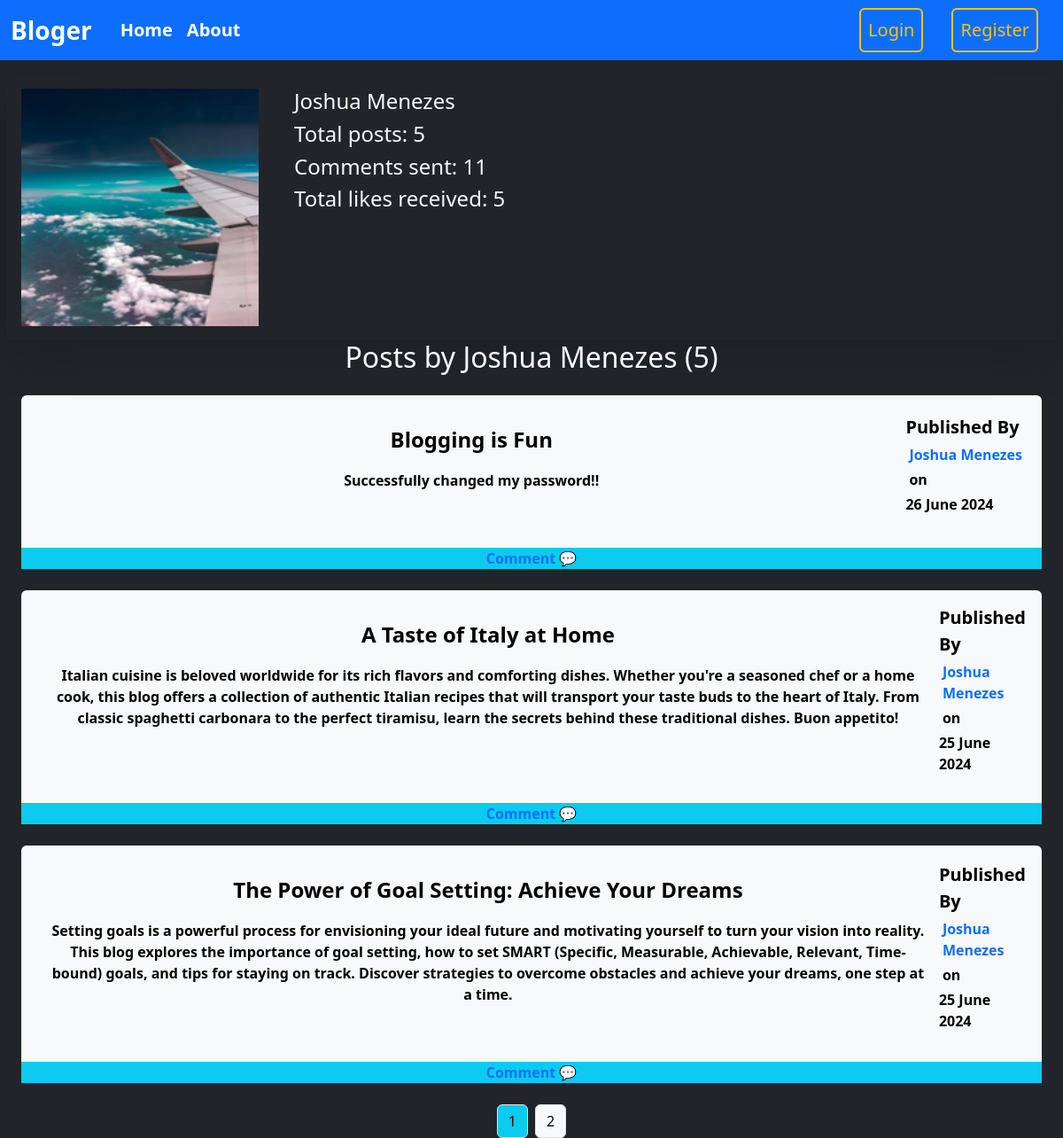
Screenshot of /user/Joshua Menezes with the database file from the repository.
### package/models.py (models this page shows, shortened)
class User(db.Model, UserMixin):
    id = db.Column(db.Integer, primary_key=True)
    username = db.Column(db.String(20), unique=True, nullable=False)
    email = db.Column(db.String(120), unique=True, nullable=False)
    image = db.Column(db.String(20), nullable=False, default="default.jpg")
    password = db.Column(db.String(60), nullable=False)
    posts = db.relationship("Post", backref="author", lazy=True)
    comments = db.relationship("Comment", backref="author", lazy=True)
    likes = db.relationship("Like", backref="user", lazy=True)

class Post(db.Model):
    id = db.Column(db.Integer, primary_key=True)
    title = db.Column(db.String(100), nullable=False)
    date_posted = db.Column(db.DateTime, nullable=False, default = datetime.utcnow)
    content = db.Column(db.Text, nullable=False)
    user_id = db.Column(db.Integer, db.ForeignKey("user.id"), nullable=False)
    comments = db.relationship("Comment", backref="post", lazy=True)
    likes = db.relationship("Like", backref="post", lazy="dynamic")
    @property
    def like_count(self):
        return self.likes.count()

### package/users/routes.py (the view)
@users.route("/user/<string:username>")
def user_post(username):
    pg = request.args.get("page", 1, type=int)
    user = User.query.filter_by(username=username).first_or_404()
    posts = Post.query.filter_by(author=user).order_by(Post.date_posted.desc()).paginate(per_page=3, page=pg)
    comments = Comment.query.filter_by(u_id=user.id).all()
    likes=0
    for post in Post.query.filter_by(author=user).all():
        likes += post.like_count
    return render_template("user_posts.html", posts=posts, user=user, comm = comments, len= len(comments), likes=likes)

### package/templates/user_posts.html
{% extends 'layouts.html' %}
{% block content %}
  <div class="col d-flex justify-content-start shadow-lg">
    <img src="{{url_for("static" , filename="profile_pics/"+user.image) }}" class="p-md-3" style="width: 300px;  height: 300px;" />
    <div class="pt-3 px-4">
      <h4>{{user.username}}</h4>
      <h4>Total posts: {{posts.total}}</h4>
      <h4>Comments sent: {{len}}</h4>
      <h4>Total likes received: {{likes}}</h4>
    </div>
  </div>
  <h2 class="text-center">Posts by {{ user.username }} ({{ posts.total }})</h2>
  {% for post in posts.items %}
    <div class="bg-light rounded text-black my-4 mx-3">
      <div class="container d-flex py-3 justify-content-center my-3 flex-md-row flex-column">
        <div class="flex-fill text-center mx-3 py-3">
          <a class="title fs-4 text-decoration-none text-black" href="{{ url_for('posts.post', id=post.id) }}">{{ post.title }}</a>
          <p class="mt-3">{{ post.content }}</p>
        </div>
        <div class="d-flex flex-md-column justify-content-center flex-wrap">
          <p class="bold fw-4 fs-5 m-0">Published By</p>
          <a href="{{ url_for('users.user_post', username=post.author.username) }}" class="text-decoration-none mx-1 pt-1">{{ post.author.username }}</a>
          <p class="m-0 pt-1 mx-1">on</p>
          <p class="pt-1 m-0">{{ post.date_posted.strftime('%d %B %Y') }}</p>
        </div>
      </div>
      <div class="d-flex justify-content-center bg-info">
        <a href="{{ url_for('comment.new_comment', p_id=post.id) }}" class="text-decoration-none">Comment 💬</a>
      </div>
    </div>
  {% endfor %}
  <div class="d-flex justify-content-center">
    {% for page in posts.iter_pages(left_edge=1, right_edge=1, left_current=1, right_current=2) %}
      {% if page %}
        {% if posts.page == page %}
          <a href="{{ url_for('users.user_post', page=page, username=user.username) }}" class="btn btn-info border boder-1 mx-1">{{ page }}</a>
        {% else %}
          <a href="{{ url_for('users.user_post', page=page, username=user.username) }}" class="btn btn-light border boder-1 mx-1">{{ page }}</a>
        {% endif %}
      {% else %}
        ...
      {% endif %}
    {% endfor %}
  </div>
{% endblock %}

### package/static/main.css (style rules this page uses)
body { margin: 0; padding: 0px 0px; height: 100vh; }

### rows the page displays
User: image (picture), username "Joshua Menezes"
Post: title "Blogging is Fun", content "Successfully changed my password!!", author.username "Joshua Menezes", date_posted "26 June 2024"
Post: title "A Taste of Italy at Home", content "Italian cuisine is beloved worldwide for its rich flavors and comforting dishes. Whether you're a seasoned chef or a home cook, this blog offers a collection of authentic Italian recipes that will transport your taste buds to the heart of Italy. From classic spaghetti carbonara to the perfect tiramisu, learn the secrets behind these traditional dishes. Buon appetito!", author.username "Joshua Menezes", date_posted "25 June 2024"
Post: title "The Power of Goal Setting: Achieve Your Dreams", content "Setting goals is a powerful process for envisioning your ideal future and motivating yourself to turn your vision into reality. This blog explores the importance of goal setting, how to set SMART (Specific, Measurable, Achievable, Relevant, Time-bound) goals, and tips for staying on track. Discover strategies to overcome obstacles and achieve your dreams, one step at a time.", author.username "Joshua Menezes", date_posted "25 June 2024"

### other values shown
{{ posts.total }} "5"
{{ len }} "11"
{{ likes }} "5"
{{ page }} "1"
{{ page }} "2"
